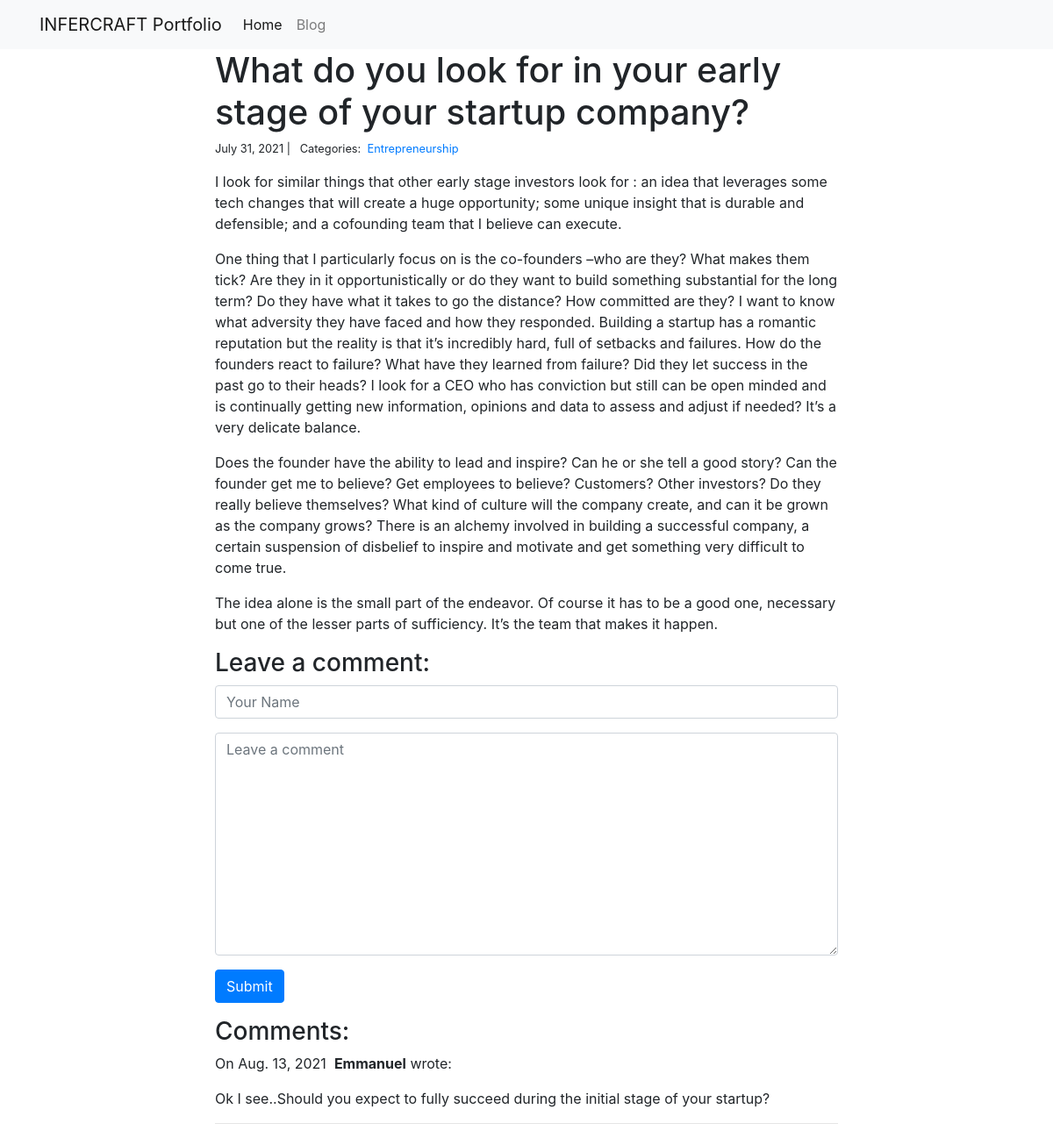
The app's page /blog/2/ with its own data.
### blog/models.py (models this page shows)
class Post(models.Model):
    title=models.CharField(max_length=255)
    body=models.TextField()
    created_on=models.DateTimeField(auto_now_add=True)
    last_modified=models.DateTimeField(auto_now=True)
    categories=models.ManyToManyField('Category',related_name='posts')

class Category(models.Model):
    name=models.CharField(max_length=20)

class Comment(models.Model):
    author=models.CharField(max_length=60)
    body=models.TextField()
    created_on=models.DateTimeField(auto_now_add=True)
    post=models.ForeignKey('Post',on_delete=models.CASCADE)

### blog/views.py (the view, shortened to what this page needs)
# urls.py: path("<int:pk>/",views.blog_detail,name="blog_detail"),
def blog_detail(request,pk):
    post=Post.objects.get(pk=pk)
    form=CommentForm()
    comments=Comment.objects.filter(post=post)
    context={
        "post":post,
        "comments":comments,
        "form":form
    }
    return render(request,"blog_detail.html",context)

### blog/forms.py
class CommentForm(forms.Form):
    author=forms.CharField(
        max_length=60,
        widget=forms.TextInput(attrs={
             "class":"form-control",
             "placeholder":"Your Name"
         })
       )
    body=forms.CharField(widget=forms.Textarea(attrs={
        "class":"form-control",
        "placeholder":"Leave a comment"
      })
    )

### blog/templates/blog_detail.html (shortened to what this page needs)
{% extends "base.html" %}
{% block page_content %}
<div class="col-md-8 offset-md-2">
   <h1>{{ post.title }} </h1>
    <small>
      {{ post.created_on.date}} | &nbsp;
      Categories:&nbsp;
       {% for category in post.categories.all %}
        <a href="{% url 'blog_category' category.name%}">{{ category.name }} </a>&nbsp;
       {% endfor %}
    </small>
  <p>{{ post.body | linebreaks }} </p>
   <h3>Leave a comment:</h3>
   <form action="/blog/{{ post.pk}}/" method="post" >
      <div class="form-group">
         {{ form.author }}
      </div>
      <div class="form-group" >
        {{ form.body }}
      </div>
     <button type="submit" class="btn btn-primary">Submit </button>
   </form>
   <h3>Comments:</h3>
    {% for comment in comments %}
      <p>
         On {{ comment.created_on.date }}&nbsp;
         <b> {{ comment.author}}</b> wrote:
      </p>
      <p>{{ comment.body }}</p>
       <hr>
    {% endfor %}
</div>
{% endblock %}

### records on screen
Post: title "What do you look for in your early stage of your startup company?", created_on "July 31, 2021", body "I look for similar things that other early stage investors look for : an idea that leverages some tech changes that will create a huge opportunity; some unique insight that is durable and defensible; and a cofounding team that I believe can execute. One thing that I particularly focus on is the co-founders –who are they? What makes them tick? Are they in it opportunistically or do they want to build something substantial for the long term? Do they have what it takes to go the distance? How committed are they? I want to know what adversity they have faced and how they responded. Building a startup has a romantic reputation but the reality is that it’s incredibly hard, full of setbacks and…"
Category: name "Entrepreneurship"
Comment: created_on "Aug. 13, 2021", author "Emmanuel", body "Ok I see..Should you expect to fully succeed during the initial stage of your startup?"
